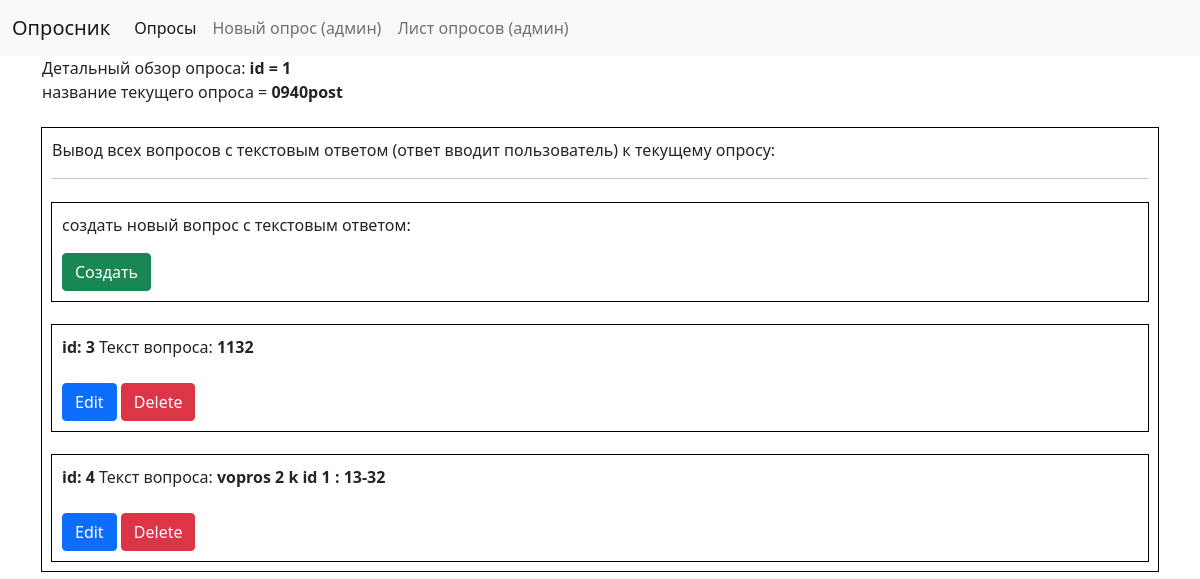
The page /opros_detailed/1 on the database as committed earlier.
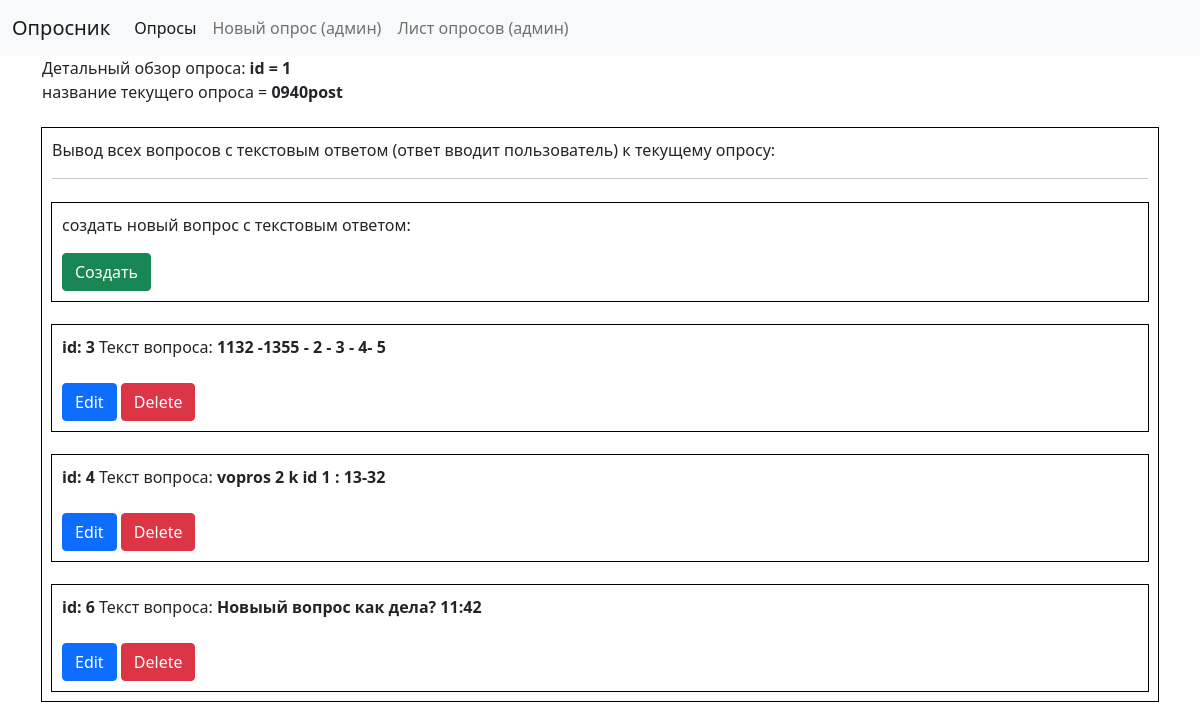
The same page on the database as committed later.
### app/models.py (models this page shows, shortened)
class Question_tekst(models.Model):
    opros_id = models.ForeignKey(Opros, on_delete=models.DO_NOTHING, related_name="question_for_opros")
    question_text = models.CharField(max_length=1000)
    question_answer = models.CharField(max_length=1000, blank=True, null=True) #здесь ошибка этого поля быть не должно, это ответ в обьекте ответ

### app/views.py (the view)
# urls.py: path("opros_detailed/<int:opros_id>", views.opros_detailed, name="opros_detailed"),
def opros_detailed(request, opros_id):
    current_opros = Opros.objects.get(pk=opros_id)
    questions_tekst = current_opros.question_for_opros.all()
    return render(request, "app/opros_detailed.html",{
        "current_opros": current_opros,
        "questions_tekst": questions_tekst,
    })

### app/templates/app/opros_detailed.html (shortened to what this page needs)
{% extends "app/layout.html" %}
{% block body %}
    Детальный обзор опроса:
    <b>id = {{current_opros.id}}</b><br>
    название текущего опроса = <b>{{current_opros.title}}<br><br> </b>
    <div class="questions_tekst">
        <p>Вывод всех вопросов с текстовым ответом (ответ вводит пользователь) к текущему опросу:</p>
        <hr>
        <div class="questions_tekst mt-4">
            <p>создать новый вопрос с текстовым ответом:</p>
            <a href="{% url 'new_vopros_text' current_opros.id %}" class="btn btn-success">Создать</a>
        </div>
        {% for vopros in questions_tekst  %}
            <div class="questions_tekst mt-4">
                <b>id: {{vopros.id}}</b>
                Текст вопроса: <b>{{vopros.question_text}}</b>
                {% if current_opros.blocked == False %}
                    <div class="mt-4">
                        <a href="{% url 'edit_vopros_text' vopros.id %}" class="btn btn-primary">Edit</a>
                        <a href="{% url 'delete_vopros_text' vopros.id %}" class="btn btn-danger">Delete</a>
                    </div>
                {% else %}
                    <p class="mt-4">Нельзя изменить или удалить вопрос так как опрос имеет дату старта</p>
                {% endif %}
            </div>
        {% endfor %}
    </div>
{% endblock %}

Rows that differ between the two databases and show on the page:
changed Question_tekst id 3: question_text "1132" → "1132 -1355 - 2 - 3 - 4- 5"
added Question_tekst: id "6", question_text "Новыый вопрос как дела? 11:42"
